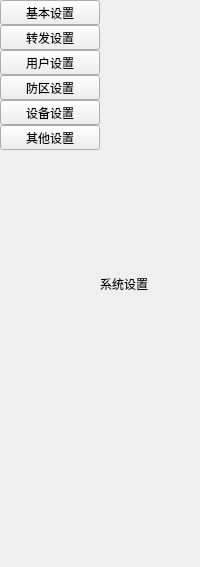
                    <widget class="QWidget" name="page2">
                        <layout class="QHBoxLayout" name="horizontalLayout_4">
                            <property name="spacing">
                                <number>0</number>
                            </property>
                            <property name="leftMargin">
                                <number>0</number>
                            </property>
                            <property name="topMargin">
                                <number>0</number>
                            </property>
                            <property name="rightMargin">
                                <number>0</number>
                            </property>
                            <property name="bottomMargin">
                                <number>0</number>
                            </property>
                            <item>
                                <widget class="QWidget" name="widgetLeftConfig" native="true">
                                    <property name="maximumSize">
                                        <size>
                                            <width>110</width>
                                            <height>16777215</height>
                                        </size>
                                    </property>
                                    <layout class="QVBoxLayout" name="verticalLayout_3">
                                        <property name="spacing">
                                            <number>0</number>
                                        </property>
                                        <property name="leftMargin">
                                            <number>0</number>
                                        </property>
                                        <property name="topMargin">
                                            <number>0</number>
                                        </property>
                                        <property name="rightMargin">
                                            <number>0</number>
                                        </property>
                                        <property name="bottomMargin">
                                            <number>0</number>
                                        </property>
                                        <item>
                                            <widget class="QToolButton" name="tbtnConfig1">
                                                <property name="sizePolicy">
                                                    <sizepolicy hsizetype="Expanding" vsizetype="Fixed">
                                                        <horstretch>0</horstretch>
                                                        <verstretch>0</verstretch>
                                                    </sizepolicy>
                                                </property>
                                                <property name="text">
                                                    <string>基本设置</string>
                                                </property>
                                            </widget>
                                        </item>
                                        <item>
                                            <widget class="QToolButton" name="tbtnConfig2">
                                                <property name="sizePolicy">
                                                    <sizepolicy hsizetype="Expanding" vsizetype="Fixed">
                                                        <horstretch>0</horstretch>
                                                        <verstretch>0</verstretch>
                                                    </sizepolicy>
                                                </property>
                                                <property name="text">
                                                    <string>转发设置</string>
                                                </property>
                                            </widget>
                                        </item>
                                        <item>
                                            <widget class="QToolButton" name="tbtnConfig3">
                                                <property name="sizePolicy">
                                                    <sizepolicy hsizetype="Expanding" vsizetype="Fixed">
                                                        <horstretch>0</horstretch>
                                                        <verstretch>0</verstretch>
                                                    </sizepolicy>
                                                </property>
                                                <property name="text">
                                                    <string>用户设置</string>
                                                </property>
                                            </widget>
                                        </item>
                                        <item>
                                            <widget class="QToolButton" name="tbtnConfig4">
                                                <property name="sizePolicy">
                                                    <sizepolicy hsizetype="Expanding" vsizetype="Fixed">
                                                        <horstretch>0</horstretch>
                                                        <verstretch>0</verstretch>
                                                    </sizepolicy>
                                                </property>
                                                <property name="text">
                                                    <string>防区设置</string>
                                                </property>
                                            </widget>
                                        </item>
                                        <item>
                                            <widget class="QToolButton" name="tbtnConfig5">
                                                <property name="sizePolicy">
                                                    <sizepolicy hsizetype="Expanding" vsizetype="Fixed">
                                                        <horstretch>0</horstretch>
                                                        <verstretch>0</verstretch>
                                                    </sizepolicy>
                                                </property>
                                                <property name="text">
                                                    <string>设备设置</string>
                                                </property>
                                            </widget>
                                        </item>
                                        <item>
                                            <widget class="QToolButton" name="tbtnConfig6">
                                                <property name="sizePolicy">
                                                    <sizepolicy hsizetype="Expanding" vsizetype="Fixed">
                                                        <horstretch>0</horstretch>
                                                        <verstretch>0</verstretch>
                                                    </sizepolicy>
                                                </property>
                                                <property name="text">
                                                    <string>其他设置</string>
                                                </property>
                                            </widget>
                                        </item>
                                        <item>
                                            <spacer name="verticalSpacer_3">
                                                <property name="sizeHint" stdset="0">
                                                    <size>
                                                        <width>20</width>
                                                        <height>417</height>
                                                    </size>
                                                </property>
                                            </spacer>
                                        </item>
                                    </layout>
                                </widget>
                            </item>
                            <item>
                                <widget class="QLabel" name="lab2">
                                    <property name="sizePolicy">
                                        <sizepolicy hsizetype="Expanding" vsizetype="Expanding">
                                            <horstretch>0</horstretch>
                                            <verstretch>0</verstretch>
                                        </sizepolicy>
                                    </property>
                                    <property name="text">
                                        <string>系统设置</string>
                                    </property>
                                </widget>
                            </item>
                        </layout>
                    </widget>
